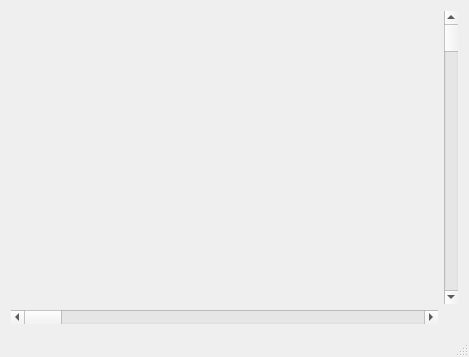
<?xml version="1.0" encoding="UTF-8"?>
<ui version="4.0">
 <class>MainWindow</class>
 <widget class="QMainWindow" name="MainWindow">
  <property name="geometry">
   <rect>
    <x>0</x>
    <y>0</y>
    <width>469</width>
    <height>357</height>
   </rect>
  </property>
  <property name="windowTitle">
   <string>QCustomPlot Scrollbar Axis Range Control Demo</string>
  </property>
  <widget class="QWidget" name="centralWidget">
   <layout class="QGridLayout" name="gridLayout">
    <item row="0" column="0">
     <widget class="QCustomPlot" name="plot" native="true">
      <property name="sizePolicy">
       <sizepolicy hsizetype="Preferred" vsizetype="MinimumExpanding">
        <horstretch>0</horstretch>
        <verstretch>0</verstretch>
       </sizepolicy>
      </property>
     </widget>
    </item>
    <item row="0" column="1">
     <widget class="QScrollBar" name="verticalScrollBar">
      <property name="orientation">
       <enum>Qt::Vertical</enum>
      </property>
     </widget>
    </item>
    <item row="1" column="0">
     <widget class="QScrollBar" name="horizontalScrollBar">
      <property name="orientation">
       <enum>Qt::Horizontal</enum>
      </property>
     </widget>
    </item>
   </layout>
  </widget>
  <widget class="QStatusBar" name="statusBar"/>
  <action name="actionInsert_Plot">
   <property name="text">
    <string>Insert Plot</string>
   </property>
  </action>
  <action name="actionSave_Document">
   <property name="text">
    <string>Save Document...</string>
   </property>
  </action>
 </widget>
 <layoutdefault spacing="6" margin="11"/>
 <customwidgets>
  <customwidget>
   <class>QCustomPlot</class>
   <extends>QWidget</extends>
   <header>../../qcustomplot.h</header>
   <container>1</container>
  </customwidget>
 </customwidgets>
 <resources/>
 <connections/>
</ui>
